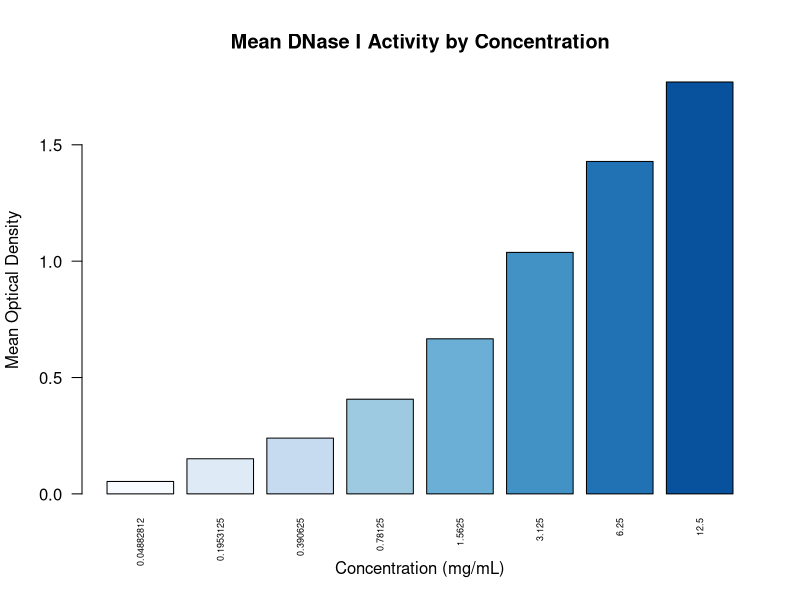
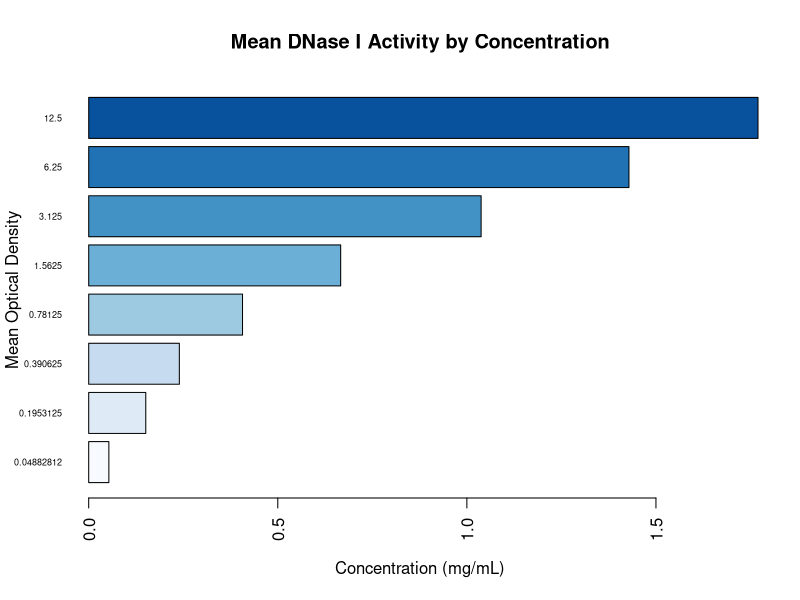
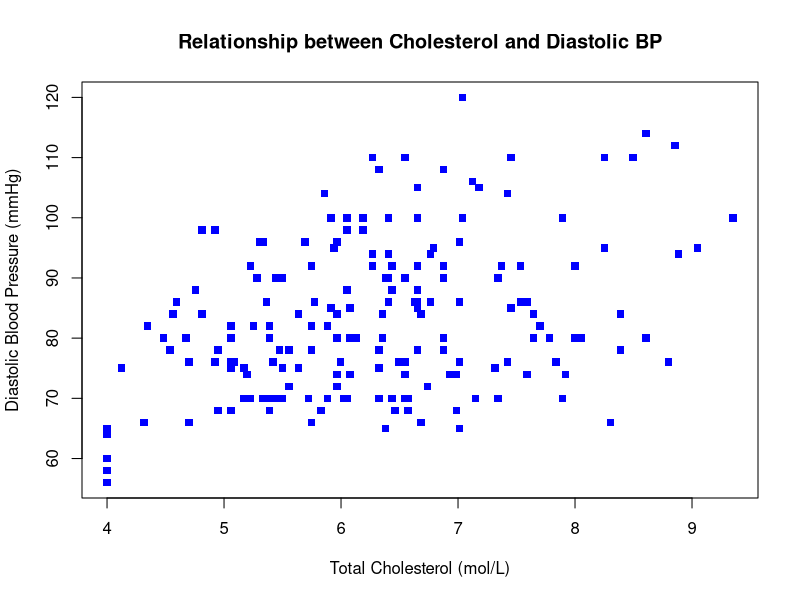
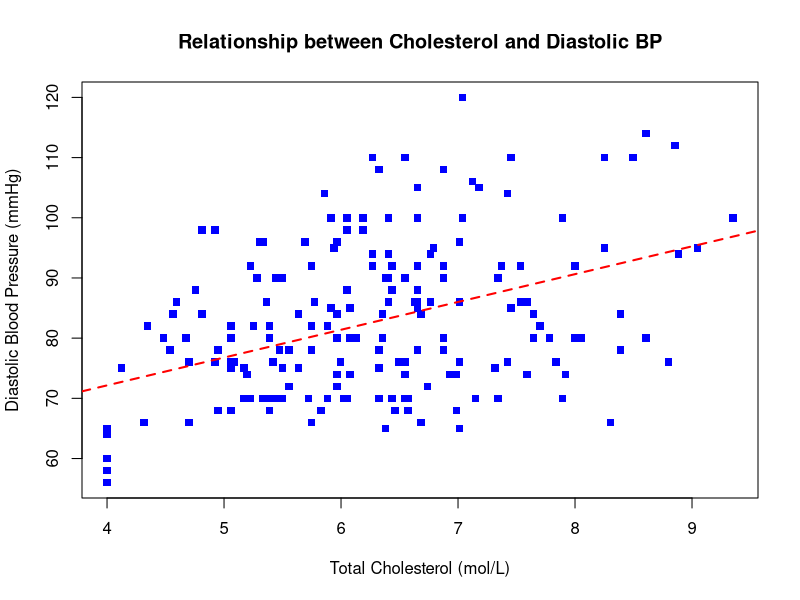
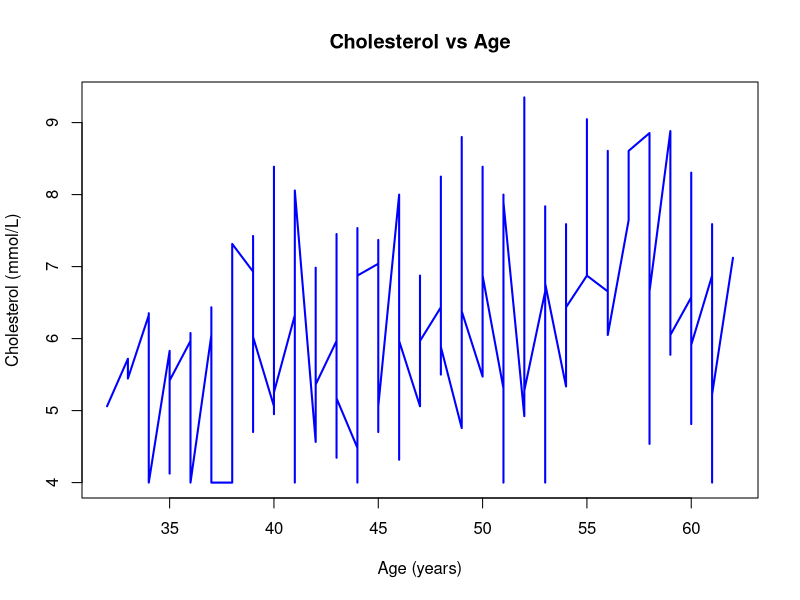
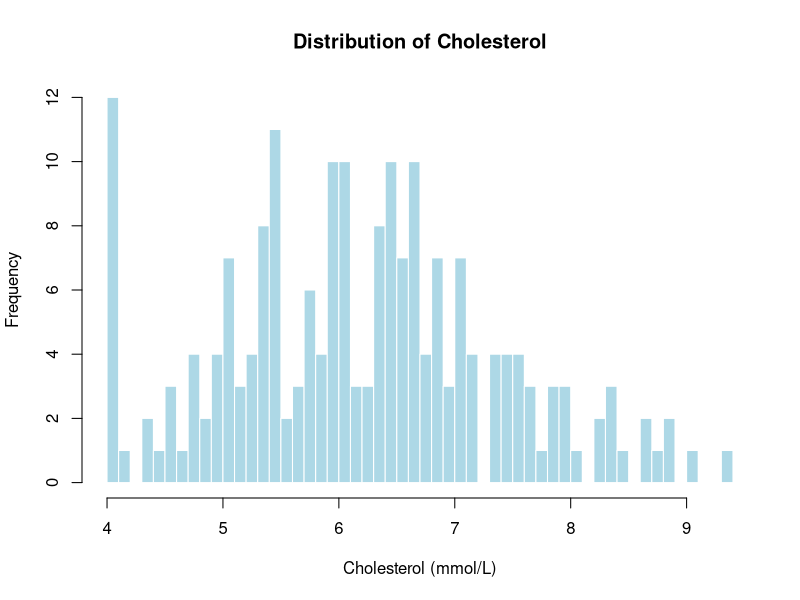
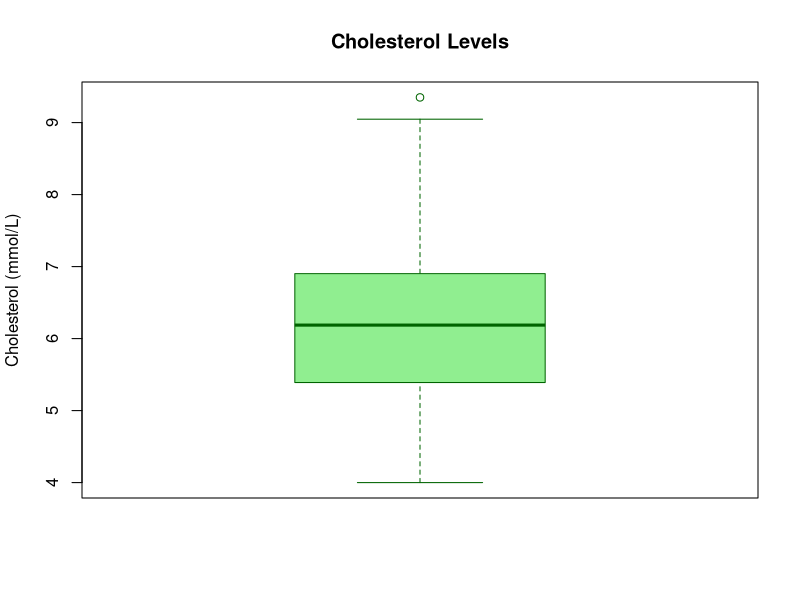
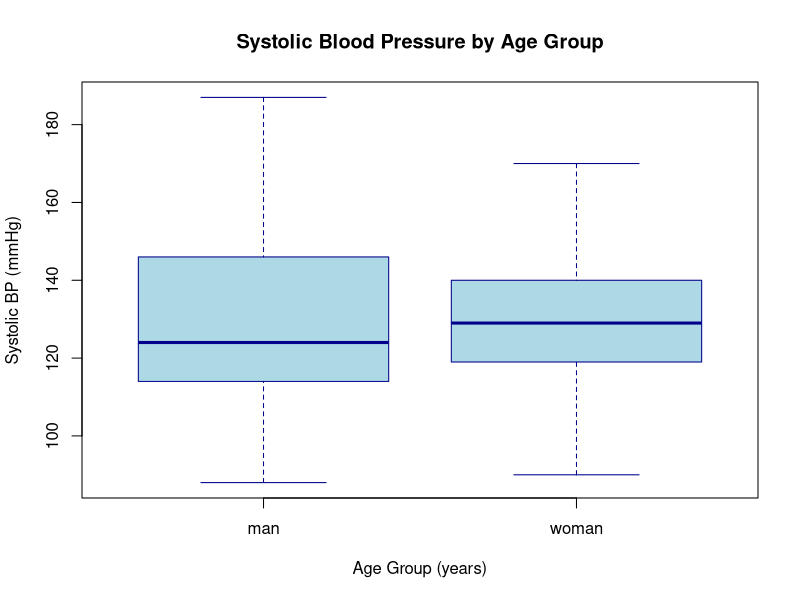

Write R code to recreate these figures, in order.
## ---- chunk 1
knitr::opts_chunk$set(echo = TRUE)
## ---- chunk 2
data("DNase")
head(DNase)
## ---- chunk 3
head(DNase, 3)

# Variables:
# conc = concentration of the substrate
# density = optical density (enzyme activity)
# Run = experimental replicate
## ---- chunk 4
mean_density <-  aggregate(density ~ conc, data = DNase, FUN = mean)
  
  
## ---- chunk 5
barplot(
  height = mean_density$density,
  names.arg = mean_density$conc,
  col = blues9,
  main = "Mean DNase I Activity by Concentration",
  xlab = "Concentration (mg/mL)",
  ylab = "Mean Optical Density",
  las = 2,
  cex.names = 0.54
)
## ---- chunk 6
barplot(
  height = mean_density$density,
  names.arg = mean_density$conc,
  col = blues9,
  main = "Mean DNase I Activity by Concentration",
  xlab = "Concentration (mg/mL)",
  ylab = "Mean Optical Density",
  las = 2,
  cex.names = 0.54,
  horiz = TRUE
)
## ---- chunk 7
setwd("~/Intro R/Project R/R-Studio-Workarounds/assignments")
library(readxl)
coronary <- read_excel("coronary.xlsx")
head(coronary, 3)

## ---- chunk 8
plot(
  coronary$dbp ~ coronary$chol,
  type = "p",
  col = "blue",
  lwd = 2,
  xlab = "Total Cholesterol (mol/L)",
  ylab = "Diastolic Blood Pressure (mmHg)",
  main = "Relationship between Cholesterol and Diastolic BP",
  pch = 15
)

?plot
## ---- chunk 9
spearman_result <- cor.test(
  coronary$chol,
  coronary$dbp,
  method = "spearman",
  exact = FALSE
)

spearman_result
?cor.test
## ---- chunk 10
shapiro.test(coronary$chol)

shapiro.test(coronary$dbp)



## ---- chunk 11
plot(
  coronary$dbp ~ coronary$chol,
  type = "p",
  col = "blue",
  lwd = 2,
  xlab = "Total Cholesterol (mol/L)",
  ylab = "Diastolic Blood Pressure (mmHg)",
  main = "Relationship between Cholesterol and Diastolic BP",
  pch = 15
)
abline(lm(dbp ~ chol, data = coronary),col = "red", lwd = 2, lty =2)
## ---- chunk 12
coronary <- coronary[order(coronary$age), ]

plot(coronary$age, coronary$chol,
     type = "l",
     col = "blue",
     lwd = 2,
     xlab = "Age (years)",
     ylab = "Cholesterol (mmol/L)",
     main = "Cholesterol vs Age"
)
## ---- chunk 13
hist(coronary$chol,
     main = "Distribution of Cholesterol",
     xlab = "Cholesterol (mmol/L)",
     col = "lightblue",
     border = "white",
     breaks = 40
     )
## ---- chunk 14
boxplot(coronary$chol,
        main = "Cholesterol Levels",
        ylab = "Cholesterol (mmol/L)",
        col = "lightgreen",
        border = "darkgreen"
        )
## ---- chunk 15
boxplot(sbp ~ gender,
        data = coronary,
        main = "Systolic Blood Pressure by Age Group",
        xlab = "Age Group (years)",
        ylab = "Systolic BP (mmHg)",
        col = "lightblue",
        border = "darkblue"
        )
## ---- chunk 16
anova_model <- aov(sbp ~ gender, data = coronary)
summary(anova_model)

## ---- chunk 17
shapiro.test(residuals(anova_model))
